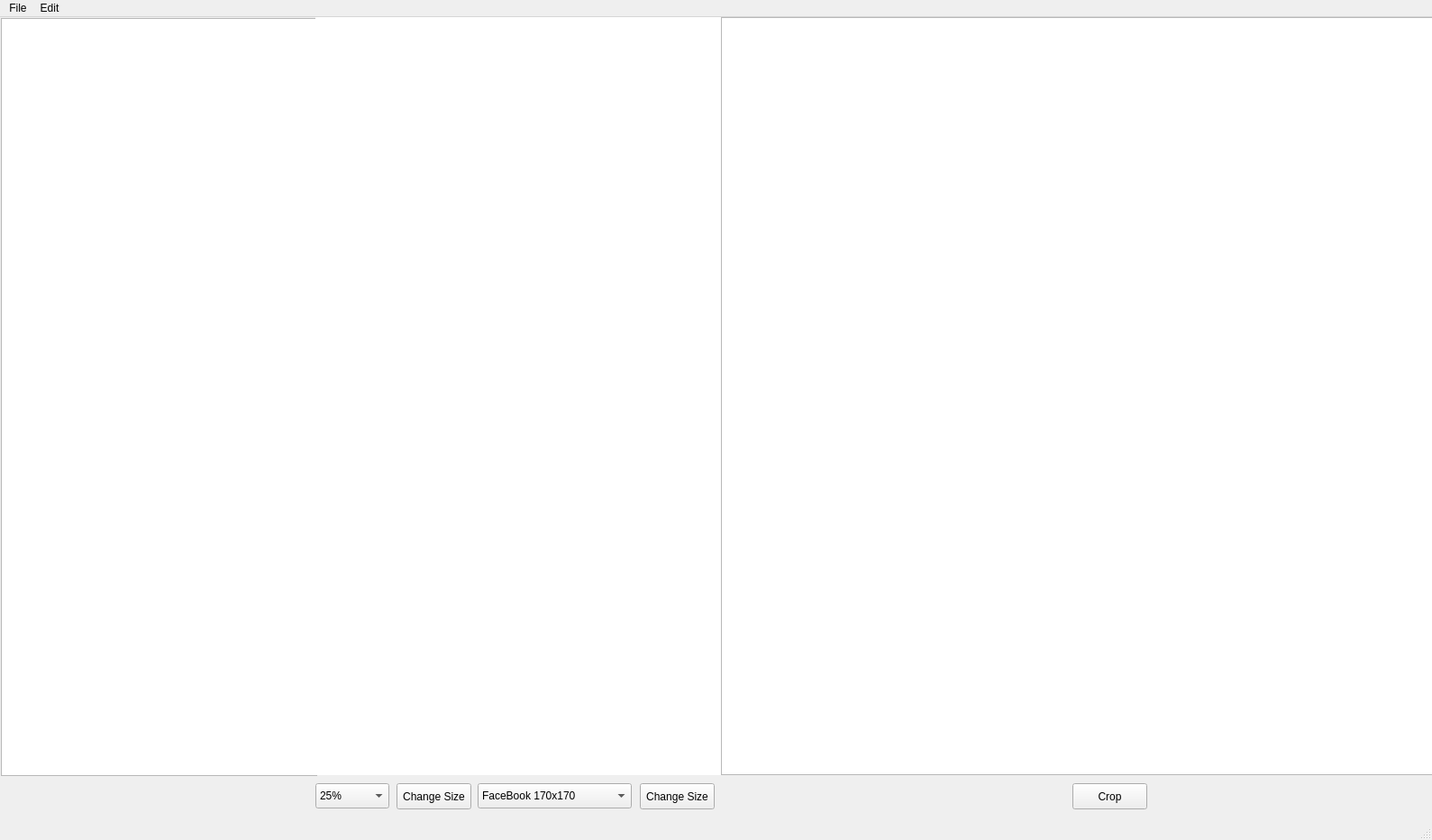
<?xml version="1.0" encoding="UTF-8"?>
<ui version="4.0">
 <class>MainWindow</class>
 <widget class="QMainWindow" name="MainWindow">
  <property name="geometry">
   <rect>
    <x>0</x>
    <y>0</y>
    <width>1589</width>
    <height>932</height>
   </rect>
  </property>
  <property name="windowTitle">
   <string>MainWindow</string>
  </property>
  <property name="unifiedTitleAndToolBarOnMac">
   <bool>false</bool>
  </property>
  <widget class="QWidget" name="centralwidget">
   <widget class="QListWidget" name="listWidget">
    <property name="geometry">
     <rect>
      <x>1</x>
      <y>1</y>
      <width>351</width>
      <height>841</height>
     </rect>
    </property>
   </widget>
   <widget class="QGraphicsView" name="graphicsView">
    <property name="geometry">
     <rect>
      <x>350</x>
      <y>0</y>
      <width>451</width>
      <height>841</height>
     </rect>
    </property>
    <property name="frameShape">
     <enum>QFrame::NoFrame</enum>
    </property>
    <property name="frameShadow">
     <enum>QFrame::Plain</enum>
    </property>
    <property name="lineWidth">
     <number>0</number>
    </property>
    <property name="verticalScrollBarPolicy">
     <enum>Qt::ScrollBarAlwaysOff</enum>
    </property>
    <property name="horizontalScrollBarPolicy">
     <enum>Qt::ScrollBarAlwaysOff</enum>
    </property>
    <property name="sizeAdjustPolicy">
     <enum>QAbstractScrollArea::AdjustIgnored</enum>
    </property>
    <property name="alignment">
     <set>Qt::AlignLeading|Qt::AlignLeft|Qt::AlignTop</set>
    </property>
   </widget>
   <widget class="QPushButton" name="cropButton">
    <property name="geometry">
     <rect>
      <x>1190</x>
      <y>850</y>
      <width>83</width>
      <height>29</height>
     </rect>
    </property>
    <property name="text">
     <string>Crop</string>
    </property>
   </widget>
   <widget class="QGraphicsView" name="graphicsViewResult">
    <property name="geometry">
     <rect>
      <x>800</x>
      <y>0</y>
      <width>791</width>
      <height>841</height>
     </rect>
    </property>
   </widget>
   <widget class="QPushButton" name="changeSizeSubmit">
    <property name="geometry">
     <rect>
      <x>440</x>
      <y>850</y>
      <width>83</width>
      <height>29</height>
     </rect>
    </property>
    <property name="text">
     <string>Change Size</string>
    </property>
   </widget>
   <widget class="QComboBox" name="percentageDropdown">
    <property name="geometry">
     <rect>
      <x>350</x>
      <y>850</y>
      <width>82</width>
      <height>28</height>
     </rect>
    </property>
    <item>
     <property name="text">
      <string>25%</string>
     </property>
    </item>
    <item>
     <property name="text">
      <string>50%</string>
     </property>
    </item>
    <item>
     <property name="text">
      <string>75%</string>
     </property>
    </item>
   </widget>
   <widget class="QComboBox" name="imageDropDown">
    <property name="geometry">
     <rect>
      <x>530</x>
      <y>850</y>
      <width>171</width>
      <height>28</height>
     </rect>
    </property>
    <property name="currentText">
     <string notr="true">FaceBook 170x170 </string>
    </property>
    <item>
     <property name="text">
      <string>FaceBook 170x170 </string>
     </property>
    </item>
    <item>
     <property name="text">
      <string>Cover Photo: 820 x 312</string>
     </property>
    </item>
    <item>
     <property name="text">
      <string>Profile Picture: 110 x 110</string>
     </property>
    </item>
    <item>
     <property name="text">
      <string>Photo Thumbnail: 161 x 161</string>
     </property>
    </item>
    <item>
     <property name="text">
      <string>Photo Size: 1080 x 1080</string>
     </property>
    </item>
    <item>
     <property name="text">
      <string>Instagram Story: 1080 1920</string>
     </property>
    </item>
    <item>
     <property name="text">
      <string>Shared Image: 1200 x 630</string>
     </property>
    </item>
    <item>
     <property name="text">
      <string>Shared link: 1200 x 628</string>
     </property>
    </item>
    <item>
     <property name="text">
      <string>Event Image: 1920 x 1005</string>
     </property>
    </item>
    <item>
     <property name="text">
      <string>Fundraiser image: 800 x 300</string>
     </property>
    </item>
    <item>
     <property name="text">
      <string>Profile Photo: 400 x 400</string>
     </property>
    </item>
    <item>
     <property name="text">
      <string>Header Photo: 1500 x 500</string>
     </property>
    </item>
   </widget>
   <widget class="QPushButton" name="imageSizeSubmit">
    <property name="geometry">
     <rect>
      <x>710</x>
      <y>850</y>
      <width>83</width>
      <height>29</height>
     </rect>
    </property>
    <property name="text">
     <string>Change Size</string>
    </property>
   </widget>
  </widget>
  <widget class="QMenuBar" name="menubar">
   <property name="geometry">
    <rect>
     <x>0</x>
     <y>0</y>
     <width>1589</width>
     <height>25</height>
    </rect>
   </property>
   <widget class="QMenu" name="menuFile">
    <property name="title">
     <string>File</string>
    </property>
    <addaction name="actionOpen"/>
    <addaction name="actionSave_as"/>
    <addaction name="actionPrint"/>
    <addaction name="actionExit"/>
   </widget>
   <widget class="QMenu" name="menuEdit">
    <property name="title">
     <string>Edit</string>
    </property>
    <addaction name="actionCopy"/>
    <addaction name="actionPaste"/>
    <addaction name="actionCut"/>
    <addaction name="actionUndo"/>
    <addaction name="actionRedo"/>
   </widget>
   <addaction name="menuFile"/>
   <addaction name="menuEdit"/>
  </widget>
  <widget class="QStatusBar" name="statusbar"/>
  <action name="actionOpen">
   <property name="icon">
    <iconset>
     <normaloff>:/imgs/Open.bmp</normaloff>:/imgs/Open.bmp</iconset>
   </property>
   <property name="text">
    <string>Open</string>
   </property>
  </action>
  <action name="actionSave_as">
   <property name="icon">
    <iconset>
     <normaloff>:/imgs/Save.bmp</normaloff>:/imgs/Save.bmp</iconset>
   </property>
   <property name="text">
    <string>Save as</string>
   </property>
  </action>
  <action name="actionPrint">
   <property name="text">
    <string>Print</string>
   </property>
   <property name="shortcut">
    <string>Ctrl+P</string>
   </property>
  </action>
  <action name="actionExit">
   <property name="text">
    <string>Exit</string>
   </property>
   <property name="shortcut">
    <string>Esc</string>
   </property>
  </action>
  <action name="actionCopy">
   <property name="text">
    <string>Copy</string>
   </property>
   <property name="shortcut">
    <string>Ctrl+C</string>
   </property>
  </action>
  <action name="actionPaste">
   <property name="text">
    <string>Paste</string>
   </property>
   <property name="shortcut">
    <string>Ctrl+V</string>
   </property>
  </action>
  <action name="actionCut">
   <property name="text">
    <string>Cut</string>
   </property>
   <property name="shortcut">
    <string>Ctrl+X</string>
   </property>
  </action>
  <action name="actionUndo">
   <property name="text">
    <string>Undo</string>
   </property>
   <property name="shortcut">
    <string>Ctrl+Z</string>
   </property>
  </action>
  <action name="actionRedo">
   <property name="text">
    <string>Redo</string>
   </property>
   <property name="shortcut">
    <string>Ctrl+Y</string>
   </property>
  </action>
 </widget>
 <resources/>
 <connections/>
</ui>
